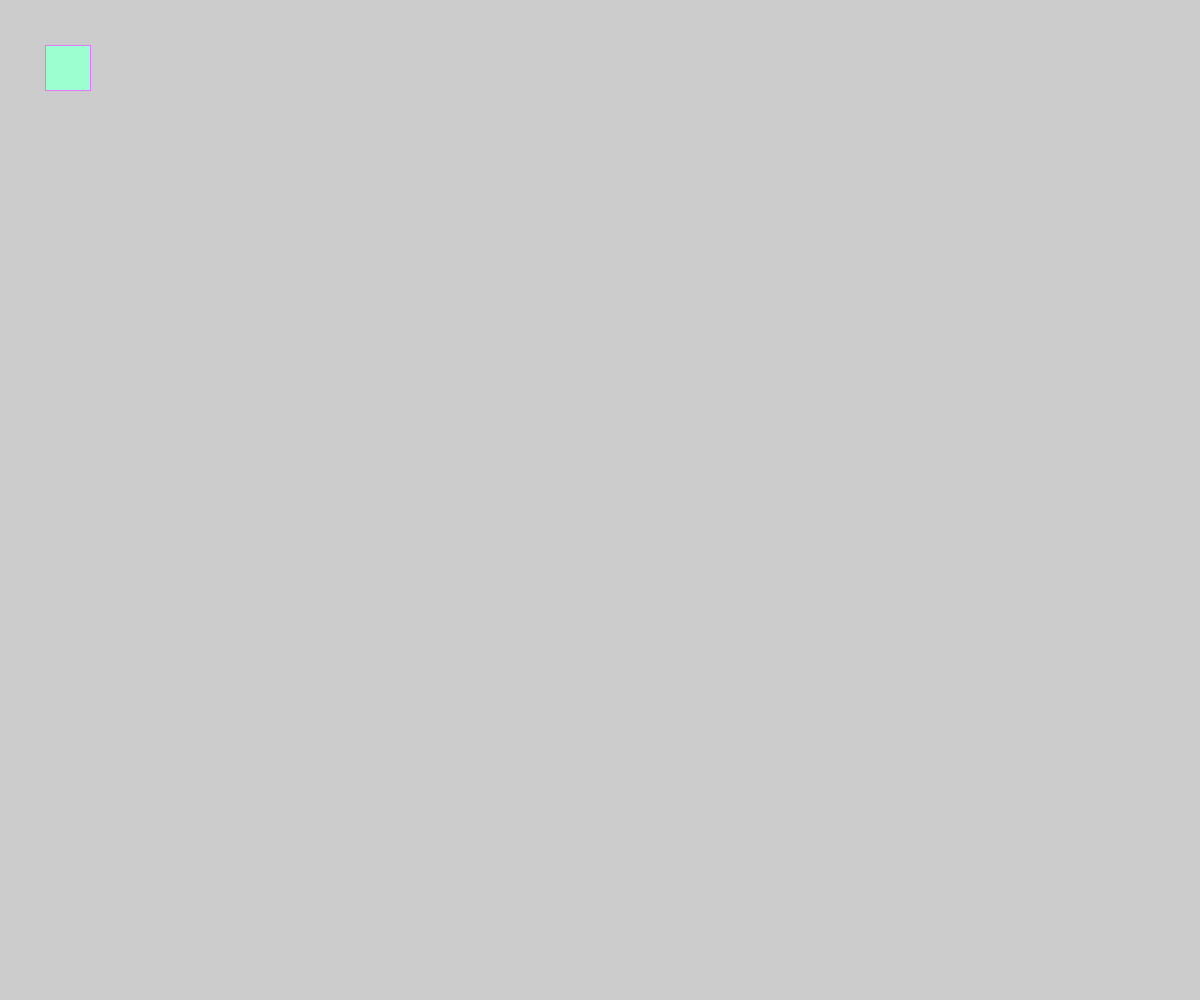
Frame 1 (no input)
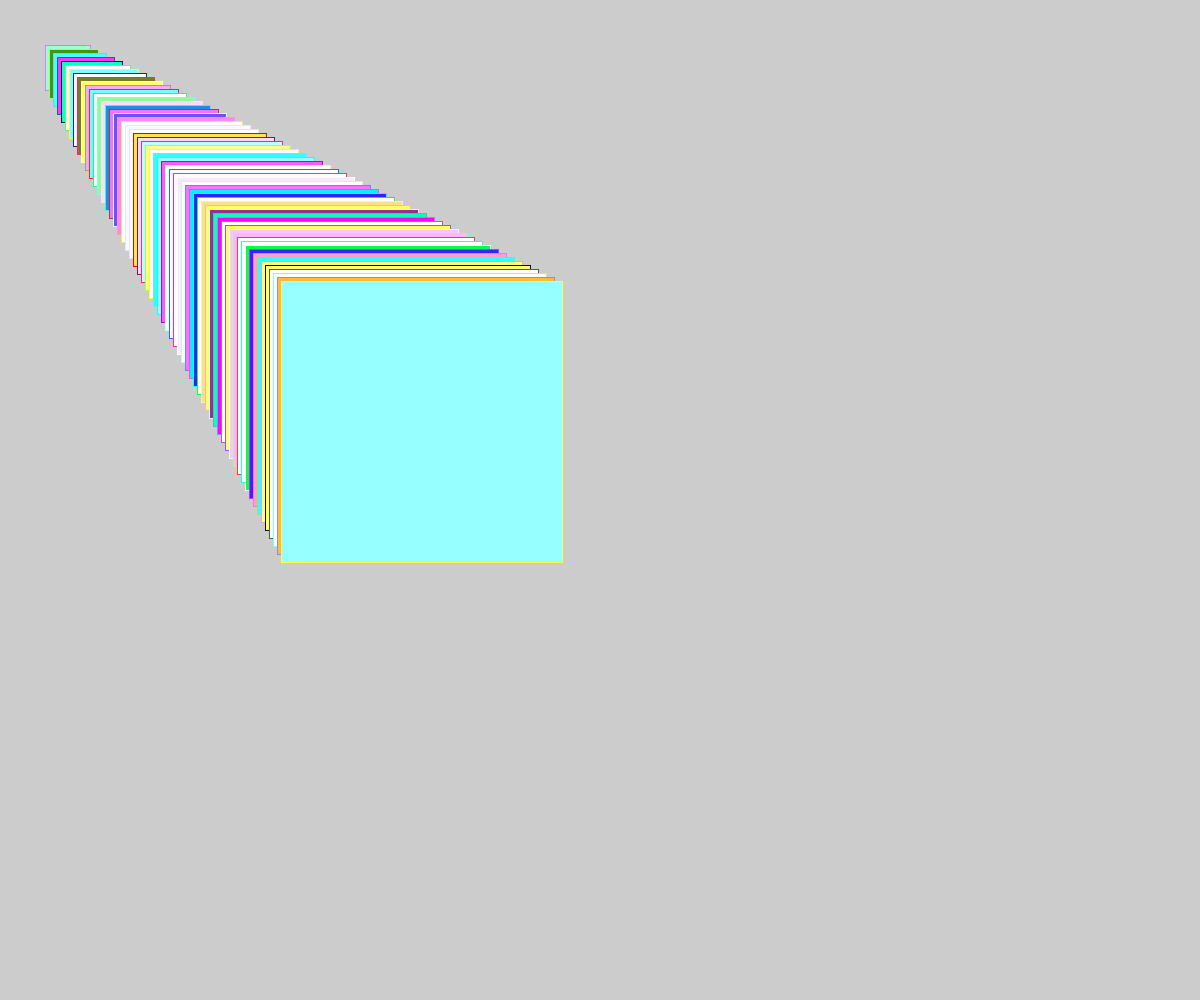
Frame 60 (the mouse pressed at the canvas centre just before this capture)
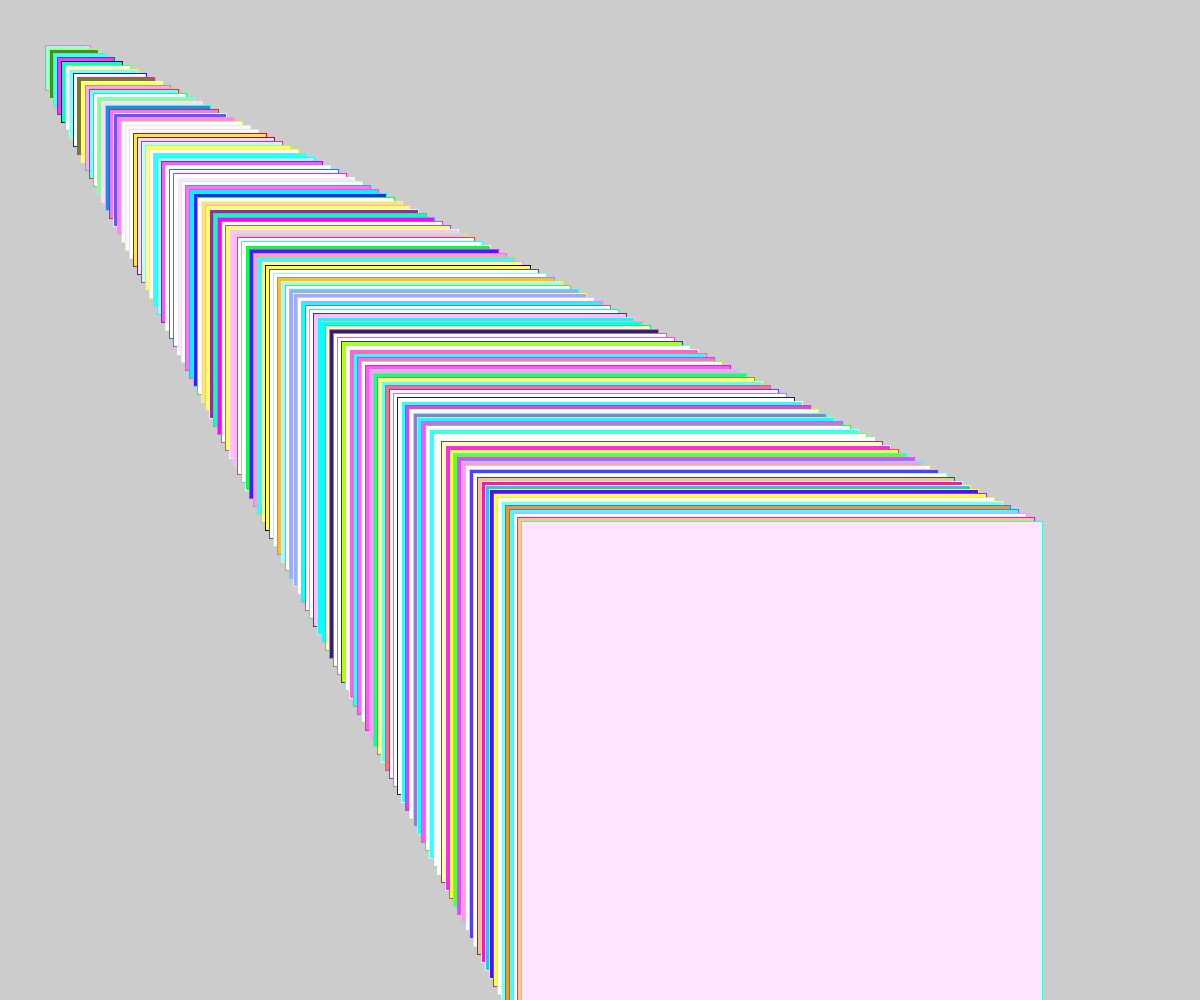
Frame 120 (the mouse held since frame 60 and released just before this capture)

The Processing sketch that drew these frames (run headless with seeded random() and noise(); from frame 60 on, the mouse is pressed at the canvas centre):

// Processing sketch: Judith20181108
// ── Judith20181108.pde
float x = 45;

void setup()
{
  size(1200, 1000);
}

void draw()
{
  stroke(random(355), random(455), random(355));
  fill(random(655), random(755), random(655));
  rect(x, x, x, x);
  x = x + 4;
}
  
 
